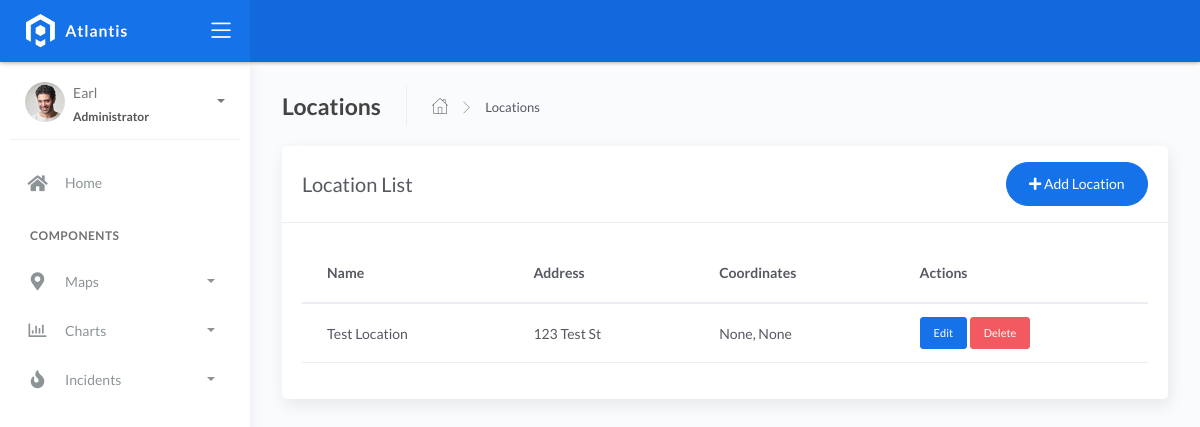
Page /locations/ on the earlier database version.
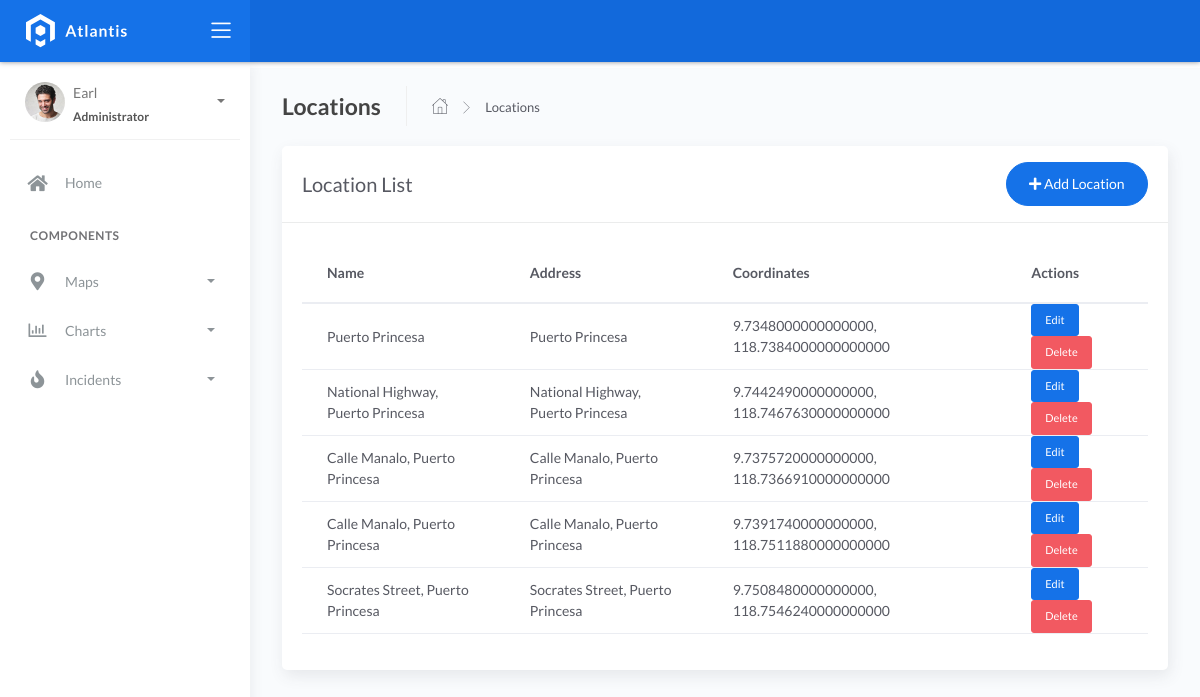
Same page on the later database version.
### fire/models.py (models this page shows, shortened)
class BaseModel(models.Model):
    created_at = models.DateTimeField(auto_now_add=True, db_index=True)
    updated_at = models.DateTimeField(auto_now=True)
    class Meta:
        abstract = True

class Locations(BaseModel):
    name = models.CharField(max_length=150)
    latitude = models.DecimalField(
        max_digits=22,
        decimal_places=16,
        null=True,
        blank=True,
        help_text="Latitude coordinate of the location"
    )
    longitude = models.DecimalField(
        max_digits=22,
        decimal_places=16,
        null=True,
        blank=True,
        help_text="Longitude coordinate of the location"
    )
    address = models.CharField(
        max_length=500,  # Increased to accommodate full addresses
        blank=True,
        help_text="Full address from geocoding"
    )
    city = models.CharField(
        max_length=150,
        blank=True,
        help_text="City name"
    )
    country = models.CharField(
        max_length=150,
        blank=True,
        help_text="Country name"
    )

### fire/views.py (the view)
# urls.py: path('locations/', LocationListView.as_view(), name='location-list'),
class LocationListView(ListView):
    model = Locations
    template_name = 'location_list.html'
    context_object_name = 'locations'

### templates/location_list.html
{% extends 'base.html' %}
{% load static %}
{% block content %}
<div class="page-inner">
  <div class="page-header">
    <h4 class="page-title">Locations</h4>
    <ul class="breadcrumbs">
      <li class="nav-home">
        <a href="{% url 'home' %}">
          <i class="flaticon-home"></i>
        </a>
      </li>
      <li class="separator">
        <i class="flaticon-right-arrow"></i>
      </li>
      <li class="nav-item">
        <a href="#">Locations</a>
      </li>
    </ul>
  </div>
  <div class="row">
    <div class="col-md-12">
      <div class="card">
        <div class="card-header">
          <div class="d-flex align-items-center">
            <h4 class="card-title">Location List</h4>
            <a href="{% url 'location-create' %}" class="btn btn-primary btn-round ml-auto">
              <i class="fa fa-plus"></i>
              Add Location
            </a>
          </div>
        </div>
        <div class="card-body">
          <div class="table-responsive">
            <table class="table table-hover">
              <thead>
                <tr>
                  <th>Name</th>
                  <th>Address</th>
                  <th>Coordinates</th>
                  <th>Actions</th>
                </tr>
              </thead>
              <tbody>
                {% for location in object_list %}
                <tr>
                  <td>{{ location.name }}</td>
                  <td>{{ location.address }}</td>
                  <td>{{ location.latitude }}, {{ location.longitude }}</td>
                  <td>
                    <a href="{% url 'location-update' location.pk %}" class="btn btn-sm btn-primary">Edit</a>
                    <a href="{% url 'location-delete' location.pk %}" class="btn btn-sm btn-danger">Delete</a>
                  </td>
                </tr>
                {% empty %}
                <tr>
                  <td colspan="4" class="text-center">No locations found.</td>
                </tr>
                {% endfor %}
              </tbody>
            </table>
          </div>
        </div>
      </div>
    </div>
  </div>
</div>
{% endblock %}

### templates/base.html (shortened to what this page needs)
{% load static %}
<!DOCTYPE html>
<html lang="en">
  <head>
    <link rel="stylesheet" href="{% static 'css/bootstrap.min.css' %}" />
    <link rel="stylesheet" href="{% static 'css/atlantis.min.css' %}" />
  </head>
  <body>
    <div class="wrapper">
      <div class="main-header">
        <div class="logo-header" data-background-color="blue">
          <a href="{% url 'home' %}" class="logo">
            <img src="{% static 'img/logo.svg' %}" alt="navbar brand" class="navbar-brand" />
          </a>
          <div class="nav-toggle">
            <button class="btn btn-toggle toggle-sidebar">
              <i class="icon-menu"></i>
            </button>
          </div>
        </div>
        <nav class="navbar navbar-header navbar-expand-lg" data-background-color="blue2">
        </nav>
      </div>
      <div class="sidebar sidebar-style-2">
        <div class="sidebar-wrapper scrollbar scrollbar-inner">
          <div class="sidebar-content">
            <div class="user">
              <div class="avatar-sm float-left mr-2">
                <img src="{% static 'img/profile.jpg' %}" alt="..." class="avatar-img rounded-circle" />
              </div>
              <div class="info">
                <a data-toggle="collapse" href="#collapseExample" aria-expanded="true">
                  <span>
                    Earl
                    <span class="user-level">Administrator</span>
                    <span class="caret"></span>
                  </span>
                </a>
              </div>
            </div>
            <ul class="nav nav-primary">
              <li class="nav-item">
                <a href="{% url 'home' %}">
                  <i class="fas fa-home"></i>
                  <p>Home</p>
                </a>
              </li>
              <li class="nav-section">
                <h4 class="text-section">Components</h4>
              </li>
              <li class="nav-item">
                <a data-toggle="collapse" href="#maps">
                  <i class="fas fa-map-marker-alt"></i>
                  <p>Maps</p>
                  <span class="caret"></span>
                </a>
              </li>
              <li class="nav-item">
                <a data-toggle="collapse" href="#charts">
                  <i class="far fa-chart-bar"></i>
                  <p>Charts</p>
                  <span class="caret"></span>
                </a>
              </li>
              <li class="nav-item">
                <a data-toggle="collapse" href="#incidents">
                  <i class="fas fa-fire"></i>
                  <p>Incidents</p>
                  <span class="caret"></span>
                </a>
              </li>
            </ul>
          </div>
        </div>
      </div>
      <div class="main-panel">
        <div class="content">
          {% block content %}{% endblock %}
        </div>
      </div>
      <footer class="footer">
        <div class="container-fluid">
          <nav class="pull-left">
            <ul class="nav">
              <li class="nav-item">
                <a class="nav-link" href="https://www.themekita.com"> ThemeKita </a>
              </li>
              <li class="nav-item">
                <a class="nav-link" href="#"> Help </a>
              </li>
              <li class="nav-item">
                <a class="nav-link" href="#"> Licenses </a>
              </li>
            </ul>
          </nav>
          <div class="copyright ml-auto">
            2018, made with  by <a href="https://www.themekita.com">ThemeKita</a>
          </div>
        </div>
      </footer>
    </div>
  </body>
</html>

Differences in the rows shown:
removed Locations: name "Test Location", address "123 Test St", latitude "None", longitude "None"
added Locations: name "Puerto Princesa", address "Puerto Princesa", latitude "9.7348000000000000", longitude "118.7384000000000000"
added Locations: name "National Highway, Puerto Princesa", address "National Highway, Puerto Princesa", latitude "9.7442490000000000", longitude "118.7467630000000000"
added Locations: name "Calle Manalo, Puerto Princesa", address "Calle Manalo, Puerto Princesa", latitude "9.7375720000000000", longitude "118.7366910000000000"
added Locations: name "Calle Manalo, Puerto Princesa", address "Calle Manalo, Puerto Princesa", latitude "9.7391740000000000", longitude "118.7511880000000000"
added Locations: name "Socrates Street, Puerto Princesa", address "Socrates Street, Puerto Princesa", latitude "9.7508480000000000", longitude "118.7546240000000000"
